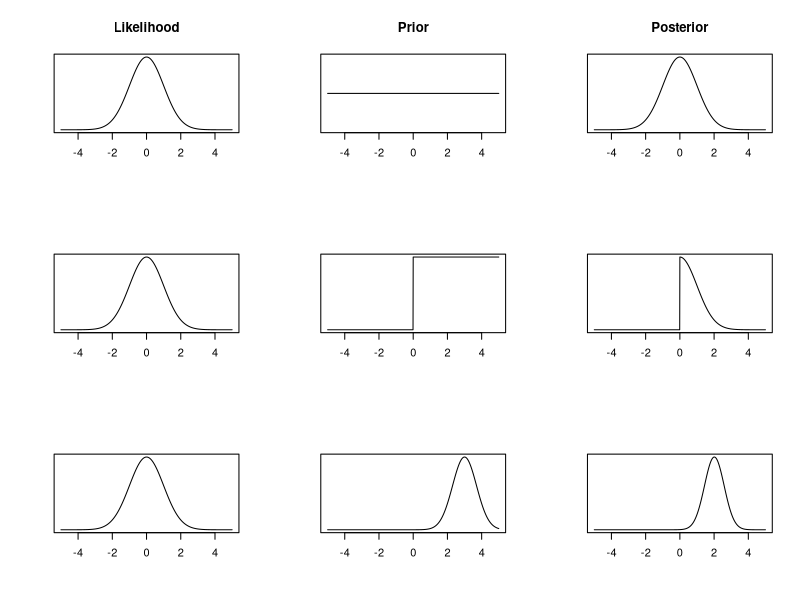
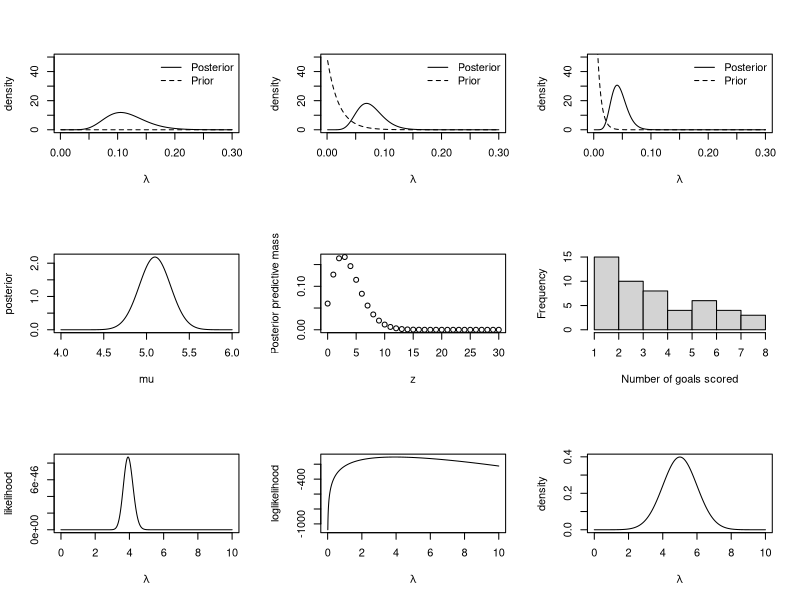
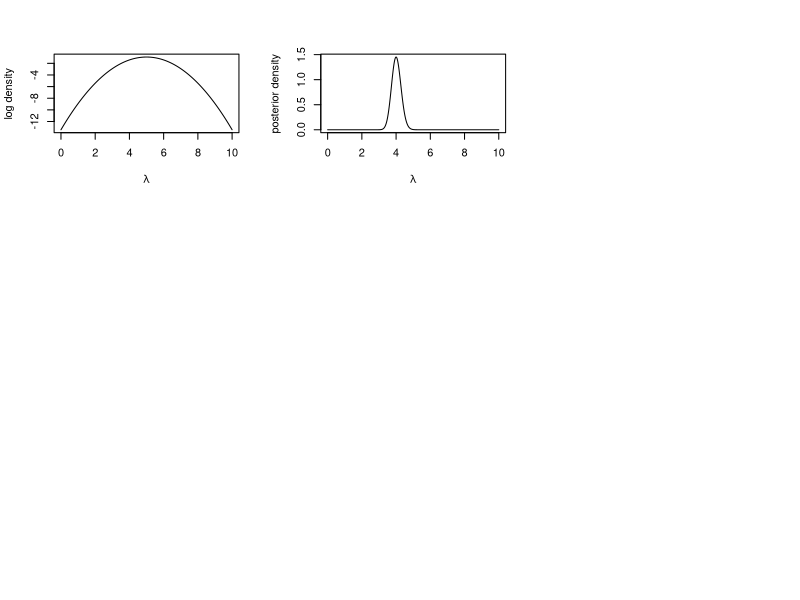

Write the R code that produced these figures, in order.
## ---- chunk 1
#The likelihood function is the normal PDF
#To illustrate this, we evaluate this from [-5, 5].
x <- seq(-5, 5, 0.01)
likelihood <- dnorm(x, mean = 0, sd = 1)

#The first prior distribution we try is a 
#uniform [-1000, 1000] distribution. This is a 
#vague prior distribution. 
uniform.prior <- rep(1, length(x))
posterior1 <- likelihood*uniform.prior


#The second prior distribution we try is a uniform 
#[0, 1000] distribution, i.e. theta is non-negative. 
step.prior <- ifelse(x >= 0, 1, 0)
posterior2 <- likelihood*step.prior


#The third prior distribution we try is a
#specific normal prior distribution. It
#has mean 3 and variance 0.7.
normal.prior <- dnorm(x, mean = 3, sd = 0.7)
posterior3 <- likelihood*normal.prior

#Now we plot the likelihoods, prior and posterior distributions. 
#Each row corresponds to a different prior distribution. Each
#column corresponds to a part in Bayes' theorem. 
par(mfrow = c(3, 3))
plot(x, likelihood, type = 'l', xlab = "", ylab = "", yaxt = "n", main = "Likelihood")
plot(x, uniform.prior, type = 'l', yaxt = "n", xlab = "", ylab = "", main = "Prior")
plot(x, posterior1, type = 'l', yaxt = "n", xlab = "", ylab = "", main = "Posterior")
plot(x, likelihood, type = 'l', xlab = "", ylab = "", yaxt = "n")
plot(x, step.prior, type = 'l', yaxt = "n", xlab = "", ylab = "")
plot(x, posterior2, type = 'l', yaxt = "n", xlab = "", ylab = "")
plot(x, likelihood, type = 'l', xlab = "", ylab = "", yaxt = "n")
plot(x, normal.prior, type = 'l', yaxt = "n", xlab = "", ylab = "")
plot(x, posterior3, type = 'l', yaxt = "n", xlab = "", ylab = "")
## ---- chunk 2
cred.int.95 <- qbeta(c(0.025, 0.975), 4, 198)
round(cred.int.95, 3)
## ---- chunk 3
plot.distributions <- function(gamma.prior){
  #evaluate at selected values of lambda
  lambda <- seq(0.001, 0.3, 0.001) 
  
  #evaluate prior density
  prior <- dexp(lambda, rate = gamma.prior)
  
  #evaluate posterior density
  posterior <- dgamma(lambda, shape = 11, rate = 95 + gamma.prior)
  
  
  #plot
  plot(lambda, posterior, type= 'l', 
       ylim = c(0, 50), xlab = expression(lambda), ylab = "density")
  lines(lambda, prior, lty = 2)
  legend('topright', lty = c(1, 2), legend = c("Posterior", "Prior"),  
         bty = "n")
}

plot.distributions(0.01)
plot.distributions(50)
plot.distributions(150)
## ---- chunk 4
round(qgamma(c(0.025, 0.975), 11, 95.01), 3)
## ---- chunk 5
#data
N <- 30
sigma <- 1
y <- rnorm(N, 5, sigma)
#MLE for mu
mean(y)

#prior
sigma0 <- 1000
mu0     <- 0

#posterior
sigma1.sq <- (1/(sigma0^2)  + N/(sigma^2))^-1
mu1       <- sigma1.sq*(sum(y)/(sigma^2) + mu0/(sigma0^2))

c(mu1, sigma1.sq) #output mean and variance

#Create plot
mu <- seq(4, 6, 0.01)
posterior <- dnorm(mu, mean = mu1, sd = sqrt(sigma1.sq))
plot(mu, posterior, type ='l')

## ---- chunk 6
qnorm(c(0.025, 0.975), mu1, sqrt(sigma1.sq))
## ---- chunk 7
beta.binom.posterior.predictive.distribution <- function(z){
  
  
  numerator <- gamma(32)*gamma(z + 4)*gamma(58-z)
  denominator <- gamma(4)*gamma(28)*gamma(62)
  
  output <- choose(30, z)*numerator/denominator
  return(output)
  
}
## ---- chunk 8
z <- 0:30
ppd <- beta.binom.posterior.predictive.distribution(z)
sum(ppd)
plot(z, ppd, xlab = "z", ylab = "Posterior predictive mass")
## ---- chunk 9
z%*%ppd #expectation
cbind(z, cumsum(ppd)) #CDF
## ---- chunk 10
y <- c(2, 6, 2, 3, 4, 3, 4, 3, 1, 2, 3, 2, 6, 6, 2, 3, 5, 1, 2, 2, 4, 2, 5, 3,
       6, 4, 1, 2, 7, 8, 4, 3, 7, 3, 3, 5, 2, 6, 1, 3, 7, 4, 2, 6, 8, 8, 4, 5,
       7, 4)
hist(y, main = "", xlab = "Number of goals scored")
mean(y)
## ---- chunk 11
lambda <- seq(0, 10, 0.01) #grid of lambda values
likelihood.function <- function(lambda, y) prod(dpois(y, lambda)) #compute likelihood
log.likelihood.function  <- function(lambda, y) sum(dpois(y, lambda, log = TRUE)) #compute loglikelihood
likelihood <- sapply(lambda,  likelihood.function, y) #evaluate at grid of points
log.likelihood <- sapply(lambda,  log.likelihood.function, y) #evaluate at grid of points

#Plot likelihood
plot(lambda, likelihood, 
     xlab = expression(lambda), ylab = "likelihood", type = 'l')
plot(lambda, log.likelihood, 
     xlab = expression(lambda), ylab = "loglikelihood", type = 'l')
## ---- chunk 12
lambda   <- seq(0, 10, 0.01) #grid of lambda values
prior    <- dnorm(lambda, 5, 1)
log.prior <- dnorm(lambda, 5, 1, log = TRUE)
plot(lambda, prior, type = 'l', xlab = expression(lambda), ylab = "density")
plot(lambda, log.prior, type = 'l', 
     xlab = expression(lambda), ylab = "log density")
## ---- chunk 13
posterior <- prior*likelihood
integrating.factor <- 0.5*0.01*(posterior[1] + posterior[1001] + 2*sum(posterior[-c(1, 1001)])) #Using trapezium rule
posterior <- posterior/integrating.factor #normalise
plot(lambda, posterior, type = 'l', xlab = expression(lambda), 
     ylab = "posterior density")
## ---- chunk 14
lambda[which.max(posterior)]
## ---- chunk 15
y <- c(1.101558, 1.143953, 1.287348, 1.181010, 1.139132, 1.148631, 1.133201, 1.361229, 1.332540, 1.052501)
